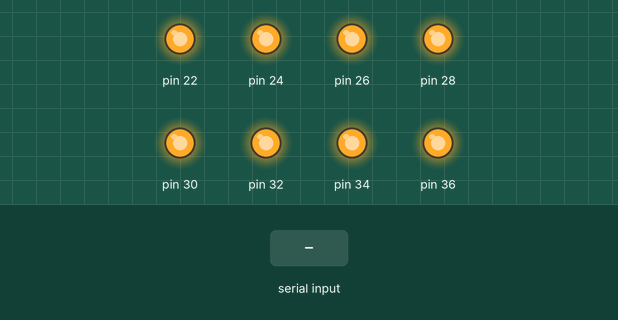
Recording of a program running on a simulated Arduino Mega 2560, built with avr-gcc and run on an emulated ATmega2560. Parts: output pins drawn as LEDs (lit = HIGH). Inputs (shaded band) come from the test bench. What the program prints to the serial monitor is not drawn.

Above: at 1.2 s.
1.3 s: "{\n" received over Serial
2.8 s: "}\n" received over Serial
5.8 s: "90,45\n" received over Serial
Timing chart, 0 to 8.8 s (numbered marks = the images above; inputs shaded):
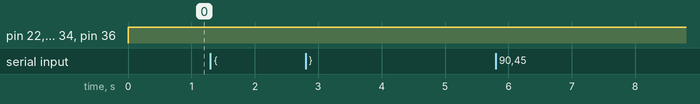

Measured:
- after the input at 1.3 s, every drawn part: stays the same
- after the input at 2.8 s, every drawn part: stays the same
- after the input at 5.8 s, every drawn part: stays the same

The program:

main.cpp
```cpp
#include <Arduino.h>
#include <Communication.h>
#include <Relays.h>
#include <SoftwareSerial.h>

Relays rs;
#define HART_BEAT 8192
#define MAX_SIZE 50
#define HART_BEAT_ERROR 10
size_t a;
long int counter;
/* {r:255}\r */
/* {r:000}\r */
uint8_t buffer[MAX_SIZE];
char param[4];
uint8_t relays;
char hart_beat[10];
long int hart_beat_counter;

void setup() {
  // put your setup code here, to run once:
  hart_beat_counter = 0;
  Serial.begin(115200);
  Serial.setTimeout(1000);
  a = 0;
  counter = 0;
  relays = 0;
}

void loop() {
  // put your main code here, to run repeatedly:

  if(Serial.available())
  {
    a = Serial.readBytesUntil('\n',buffer,(size_t)MAX_SIZE);
    Serial.println((char *)buffer);
  }
  if(a >= 6)
  {
    if(buffer[0] == '{' && buffer[6] == '}')
    {
      param[0] = buffer[3];
      param[1] = buffer[4];
      param[2] = buffer[5];
      param[3] = 0;
      relays = atoi(param);
      hart_beat_counter = 0;
    }
  }
  rs.set_relays(relays);
  memset(buffer,0,MAX_SIZE);
  a = 0;
  counter+=1;
  if(counter > HART_BEAT)
  {


    sprintf(hart_beat,"{r:%03d}\r\n",relays);
    Serial.print(hart_beat);
    counter = 0;
    hart_beat_counter+=1;
    if (hart_beat_counter > HART_BEAT_ERROR)
    {
      relays = 0;
      hart_beat_counter = 0;
      Serial.println("ERROR - SHUTDOWN ALL OUTPUTS");
    }
  }


}
```
